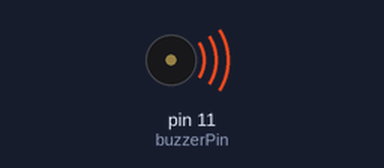
The sketch below on a simulated Arduino Uno, built with avr-gcc and run on an emulated ATmega328P. On the bench: buzzer (waves = sounding).

Above: at 0.05 s.
At 2.75 s:
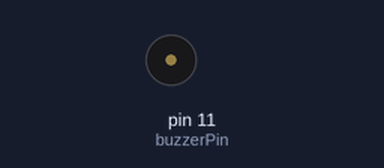
Timing chart, 0 to 3.0 s (numbered marks = the images above):
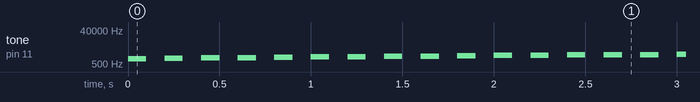

The sketch:

Buzzer.ino
```cpp
const int buzzerPin = 11;
int buzzerTone = 1000;

void setup() {

}

void loop() {
tone(buzzerPin, buzzerTone, 500);
delay(100);
noTone(buzzerPin);
delay(100);
buzzerTone+=50;
}
```

Measured:
- by itself, tone on pin 11 (buzzerPin): plays 1000 Hz for 0.10 s, 1050 Hz for 0.10 s, 1100 Hz for 0.10 s, 1150 Hz for 0.10 s, 1200 Hz for 0.10 s, 1250 Hz for 0.10 s … (650 notes in this stretch)
